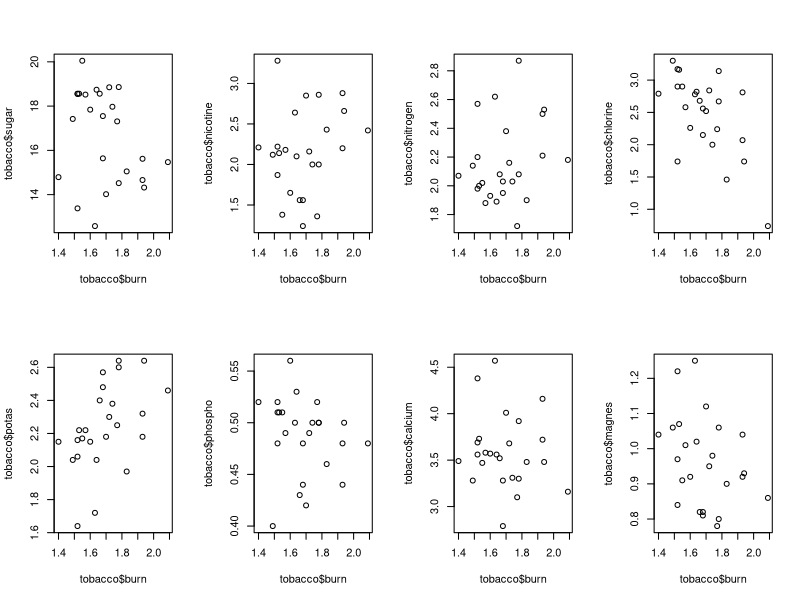
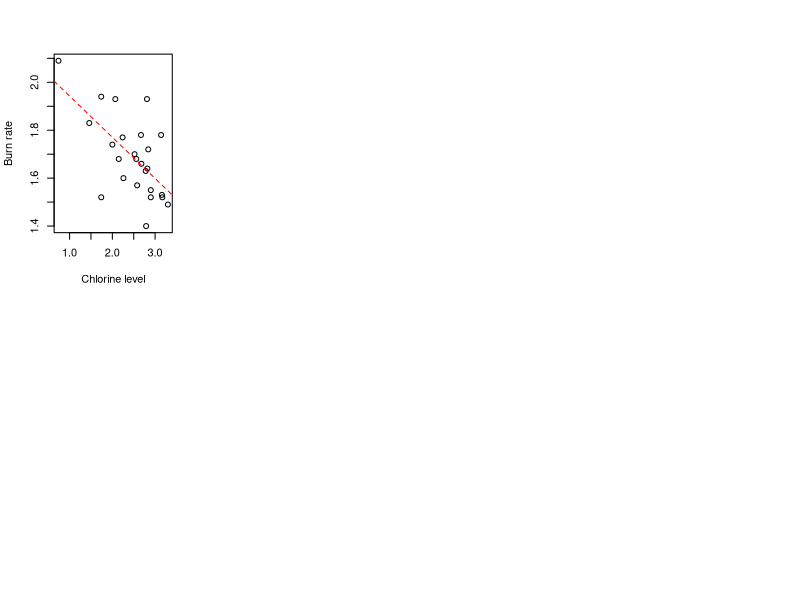

The R script that drew these images, in order:
## ---- chunk 1
knitr::opts_chunk$set(echo = TRUE)
## ---- chunk 2
tobacco <- read.delim("tobacco.txt")
summary(tobacco)
## ---- chunk 3
par(mfrow = c(2,4))

## Relationship between burn and sugar
plot(tobacco$burn, tobacco$sugar)

## Relationship between burn and nicotine
plot(tobacco$burn, tobacco$nicotine)

## Relationship between burn and nitrogen
plot(tobacco$burn, tobacco$nitrogen)

## Relationship between burn and chlorine
plot(tobacco$burn, tobacco$chlorine)

## Relationship between burn and potas
plot(tobacco$burn, tobacco$potas)

## Relationship between burn and phospho
plot(tobacco$burn, tobacco$phospho)

## Relationship between burn and calcium
plot(tobacco$burn, tobacco$calcium)

## Relationship between burn and magnes
plot(tobacco$burn, tobacco$magnes)
## ---- chunk 4
# Correlation matrix
cor(tobacco)
## ---- chunk 5
# fit linear regression model
lm.chlorine <- lm(burn ~ chlorine, data = tobacco)

# plot the relationship to visualise
plot(x = tobacco$chlorine, 
     y = tobacco$burn,
     ylab = "Burn rate",
     xlab = "Chlorine level")
abline(lm.chlorine, col="red", lty=2)
## ---- chunk 6
# use chlorine because it has the strongest correlation (neg corr)

# here we optimising for intercept and coefficients
regression_f <- function(betav, x, y){
  # x = explanatory variable
  # y = response variable
  # betav = c(intercept, slope)
  intercept <- betav[1]
  slope <- betav[2]
  fitted_values <- intercept + slope*x 
  residuals <- y - fitted_values
  SSE <- sum(residuals^2) # a loss function return (SSE)
  return(SSE) # we are optimising for lowest SSE
}

olsfit <- optim(par = c(10,10), 
                fn = regression_f, 
                y = tobacco$burn, 
                x = tobacco$chlorine) 

olsfit$par[1] # intercept = 2.111097
olsfit$par[2] # slope = -0.1702047
## ---- chunk 7
int.par <- c(0.5, 0.5, 0.5)
n <- nrow(tobacco)

likelihood_f <- function(int.par, x, y){
  var <- int.par[1]
  intercept <- int.par[2]
  slope <- int.par[3]
  ll <- -0.5*n*log(2*pi)-0.5*n*log(var)-0.5*(1/var)*sum((y-intercept-slope*x)^2)
  return(-ll)
}

# use optim to optimise the max log likelihood
optim(par = int.par, 
      fn = likelihood_f, 
      y = tobacco$burn, 
      x = tobacco$chlorine,
      method = "L-BFGS-B",
      lower = c(0.0001, -Inf, -Inf), # setting constraints, variance must be > 0
      upper = c(Inf, Inf, Inf)) 
## ---- chunk 8
lm <- lm(tobacco$burn ~ tobacco$chlorine)
## ---- chunk 9
cor(tobacco$burn,tobacco$chlorine) # -0.6234392
cor(tobacco$burn,tobacco$chlorine)^2 # Multiple R squared = 0.3886764
## ---- chunk 10
summary(lm)

# Multiple R-squared:  0.3887
# beta parameters are significant (p-value: 0.00087) so regression analysis can be undertaken
## ---- chunk 11
cor(tobacco)[,1]
## ---- chunk 12
lm2 <- lm(tobacco$burn ~ tobacco$chlorine + tobacco$potas, data = tobacco)
summary(lm2)
## ---- chunk 13
full_lm <- lm(tobacco$burn ~ ., data = tobacco)
summary(full_lm)
## ---- chunk 14

## ---- chunk 15



## ---- chunk 16


## ---- chunk 17

## ---- chunk 18

#initial parameter values:
B <- c(1, 0.1, -0.1, 0.1)
n <- nrow(tobacco)

n <- nrow(tobacco)

# Create X and Y matrixes. Note you will need a column of 1s in X to represent the intercept!
X <- data.frame(intercept = 1, tobacco[2:4])
X <- as.matrix(X)
View(X)
Y <- tobacco$burn

# multiple linear regression
mlr_f <- function(B, X, Y){
  SSE <- t(Y-X%*%B) %*% (Y-X%*%B) # need to use matrix multiplication # a loss function return (SSE)
  return(SSE)
}

olsfit <- optim(par = B, 
                fn = mlr_f,
                X = X,
                Y = Y)

olsfit$par

# lm 
lm(burn ~ chlorine, data = tobacco)
